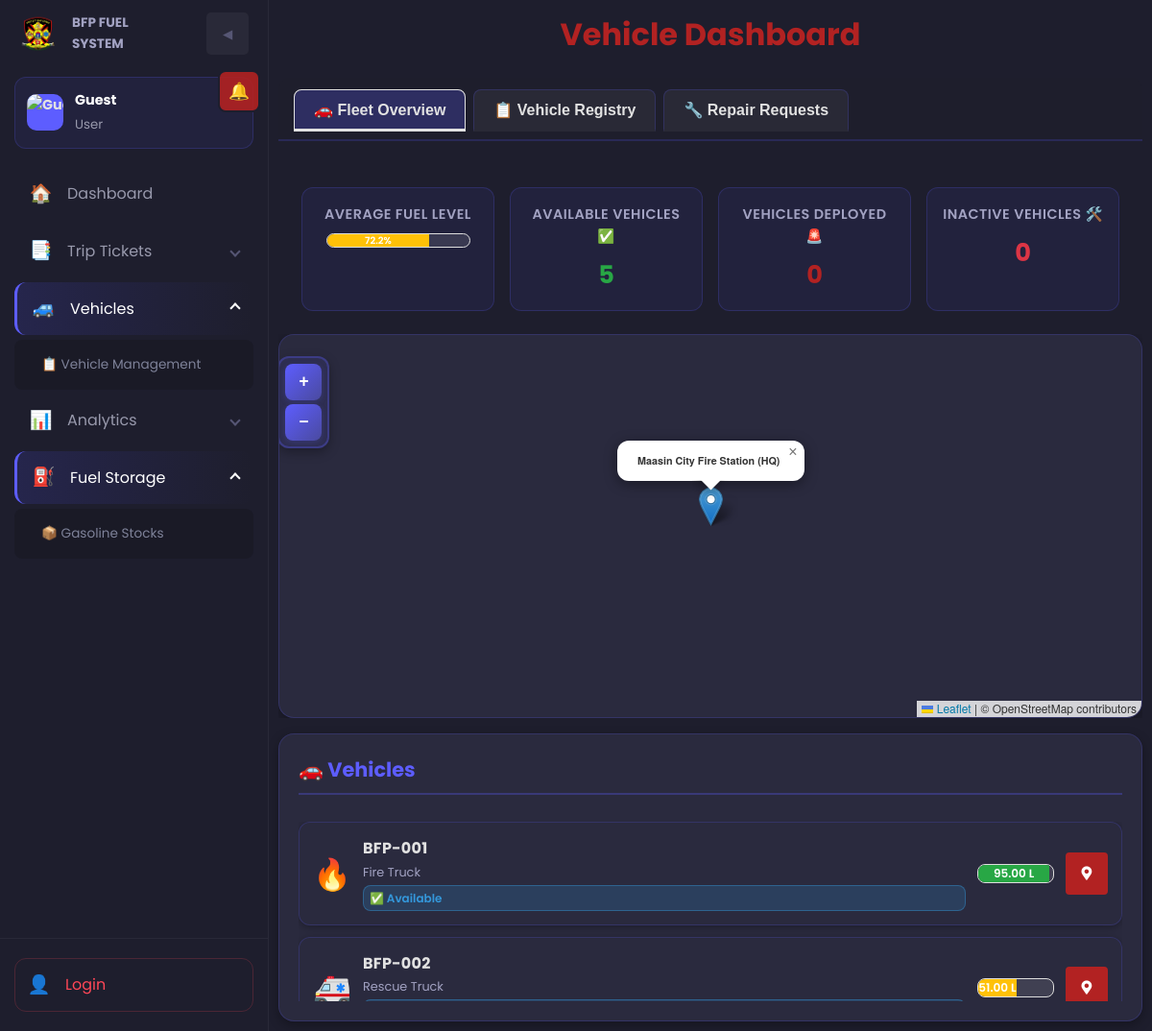
Screenshot of /vehicle.php with the database file from the repository.
### tables this page shows
CREATE TABLE `vehicles` (
  `id` int(11) NOT NULL,
  `vehicle_no` varchar(50) NOT NULL,
  `vehicle_type` varchar(100) NOT NULL,
  `make` varchar(100) DEFAULT NULL,
  `model` varchar(100) DEFAULT NULL,
  `year` int(4) DEFAULT NULL,
  `color` varchar(50) DEFAULT NULL,
  `engine_no` varchar(100) DEFAULT NULL,
  `chassis_no` varchar(100) DEFAULT NULL,
  `fuel_type` enum('gasoline','diesel','hybrid','lpg') DEFAULT 'gasoline',
  `fuel_capacity` decimal(10,2) DEFAULT 0.00,
  `current_fuel` decimal(10,2) DEFAULT 0.00,
  `gps_enabled` tinyint(1) DEFAULT 0,
  `gps_device_id` varchar(100) DEFAULT NULL,
  `sensor_enabled` tinyint(1) DEFAULT 0,
  `sensor_device_id` varchar(100) DEFAULT NULL,
  `vehicle_photo` varchar(255) DEFAULT NULL,
  `description` text DEFAULT NULL COMMENT 'Vehicle description and details',
  `status` enum('available','deployed','inactive','in_repair') DEFAULT 'available',
  `created_at` timestamp NOT NULL DEFAULT current_timestamp()
);

### vehicle.php (the view, shortened to what this page needs)
<?php
include("db_connect.php");
$active_trips = [];
$sql = "SELECT v.id, v.vehicle_no, v.vehicle_type, v.status,
                 v.current_fuel AS fuel_level, v.description
        FROM vehicles v
        ORDER BY v.id ASC";
$result = $pdo->query($sql);
$vehicles = [];
$totalFuel = 0;
$countWithFuel = 0;
$inUseCount = 0;
$availableCount = 0;
$inactiveCount = 0;
$inRepairCount = 0;
while ($row = $result->fetch()) {
    $vehicle_no = strtoupper($row['vehicle_no']);
    $fuel_level = $row['fuel_level'] ?? 0;
    $is_deployed = isset($active_trips[$vehicle_no]);
    $row['current_use'] = $is_deployed ?
        $active_trips[$vehicle_no]['use'] : 'N/A';
    $final_status = strtolower($row['status']);
    if ($final_status === 'in_repair') {
        $final_status = 'in_repair';
    } elseif ($is_deployed) {
        $final_status = 'deployed';
    } elseif ($fuel_level <= INACTIVE_FUEL_LEVEL) {
        $final_status = 'inactive';
    } else {
        $final_status = 'available';
    }
    $row['status'] = $final_status;
    if ($final_status === 'in_repair') {
        $inRepairCount++;
    } elseif ($final_status === 'deployed') {
        $inUseCount++;
    } elseif ($final_status === 'available') {
        $availableCount++;
    } else {
        $inactiveCount++;
    }
    $vehicles[] = $row;
    if ($row['fuel_level'] !== null) {
        $totalFuel += $row['fuel_level'];
        $countWithFuel++;
    }
}
function getVehicleIcon($type) {
    $icons = [
        'Fire Truck' => '🔥',
        'Rescue Truck' => '🚑',
        'Ambulance' => '🚨',
        'Patrol Vehicle' => '🚓',
        'Water Tanker' => '💧',
    ];
    return $icons[$type] ?? '🚗';
}
function getFuelColor($fuel) {
    if ($fuel >= 75) return '#28a745';
    if ($fuel >= 50) return '#ffc107';
    return '#dc3545';
}
$avgFuel = $countWithFuel > 0 ? round($totalFuel / $countWithFuel, 1) : null;
$avgFuelColor = getFuelColor($avgFuel);
?>
<!DOCTYPE html>
<html lang="en">
<head>
    <link rel="stylesheet" href="https://cdnjs.cloudflare.com/ajax/libs/font-awesome/5.15.4/css/all.min.css">
    <link rel="stylesheet" href="https://unpkg.com/leaflet/dist/leaflet.css" />
</head>
<body>
<div class="wrapper">
    <?php include("Components/Sidebar.php");?>
    <main>
        <div style="text-align: center; margin-bottom: 20px;">
            <p style="margin: 0; font-size: 2rem; font-weight: 700; color: #B22222;">Vehicle Dashboard</p>
        </div>
        <div class="page-tabs">
            <button class="page-tab active" onclick="switchPage(1)">🚗 Fleet Overview</button>
            <button class="page-tab" onclick="switchPage(2)">📋 Vehicle Registry</button>
            <button class="page-tab" onclick="switchPage(3)">🔧 Repair Requests</button>
        </div>
        <div id="page-1" class="page-content active">
        <div class="summary">
            <div class="summary-item">
                <h3>Average Fuel Level</h3>
                <div class="fuel-bar-container" style="width:150px; margin:auto; height:15px;">
                    <div class="fuel-bar" style="width:<?php echo $avgFuel ? min($avgFuel,100) : 0; ?>%; background:<?php echo $avgFuelColor; ?>; line-height:15px; font-size:10px;">
                        <?php echo $avgFuel !== null ? $avgFuel.'%' : 'N/A'; ?>
                    </div>
                </div>
            </div>
            <div class="summary-item">
                <h3>Available Vehicles ✅</h3>
                <p style="color:#28a745;"><?php echo $availableCount; ?></p>
            </div>
            <div class="summary-item">
                <h3>Vehicles Deployed 🚨</h3>
                <p style="color:#B22222;"><?php echo $inUseCount; ?></p>
            </div>
            <div class="summary-item">
                <h3>Inactive Vehicles 🛠️</h3>
                <p style="color:#dc3545;"><?php echo $inactiveCount; ?></p>
            </div>
        </div>
        <div class="main-layout">
            <div class="map-container">
                <div id="map"></div>
            </div>
            <div class="vehicle-panel">
                <h2 class="vehicle-panel-title">🚗 Vehicles</h2>
                <div class="dashboard">
            <?php foreach($vehicles as $v):
                $fuel = $v['fuel_level'];
                $fuel_text = $fuel !== null ? $fuel.' L' : 'N/A';
                $fuel_color = getFuelColor($fuel);
                $is_in_use = $v['current_use'] !== 'N/A';
            ?>
            <div class="vehicle-card"
                    data-no="<?php echo htmlspecialchars($v['vehicle_no']); ?>"
                    data-type="<?php echo htmlspecialchars($v['vehicle_type']); ?>"
                    data-status="<?php echo htmlspecialchars($v['status']); ?>"
                    data-fuel="<?php echo htmlspecialchars($fuel_text); ?>"
                    data-fuelval="<?php echo htmlspecialchars($fuel ?? 0); ?>"
                    data-use="<?php echo htmlspecialchars($v['current_use']); ?>"
                    data-destination="<?php echo htmlspecialchars($v['status'] === 'deployed' && isset($v['current_use']) ? substr($v['current_use'], strpos($v['current_use'], 'to ') + 3) : ''); ?>"
                    data-is-deployed="<?php echo $is_in_use ? 'true' : 'false'; ?>"
                    data-description="<?php echo htmlspecialchars($v['description'] ?? ''); ?>">
                <div class="vehicle-icon"><?php echo getVehicleIcon($v['vehicle_type']); ?></div>
                <div class="vehicle-card-info">
                    <div class="vehicle-no"><?php echo htmlspecialchars($v['vehicle_no']); ?></div>
                    <div class="vehicle-type"><?php echo htmlspecialchars($v['vehicle_type']); ?></div>
                    <div class="vehicle-status <?php echo htmlspecialchars($v['status']); ?>">
                        <?php if ($v['status'] === 'deployed'): ?>
                            🚨 Deployed
                        <?php elseif ($v['status'] === 'in_repair'): ?>
                            🔧 In Repair
                        <?php elseif ($v['status'] === 'available'): ?>
                            ✅ Available
                        <?php else: ?>
                            🔴 Inactive
                        <?php endif; ?>
                    </div>
                </div>
                <div class="fuel-bar-container">
                    <div class="fuel-bar" style="width:<?php echo $fuel ? min($fuel,100) : 0; ?>%; background:<?php echo $fuel_color; ?>;">
                        <?php echo $fuel_text; ?>
                    </div>
                </div>
                <button class="location-btn" data-vehicle-no="<?php echo htmlspecialchars($v['vehicle_no']); ?>" style="
                    background-color: #B22222;
                    color: white;
                    border: none;
                    padding: 8px 12px;
                    border-radius: 4px;
                    cursor: pointer;
                    font-weight: 600;
                    font-size: 0.9rem;
                    transition: background-color 0.2s;
                    white-space: nowrap;
                    height: fit-content;
                " onmouseover="this.style.backgroundColor='#8b1a1a';" onmouseout="this.style.backgroundColor='#B22222';">
                    <i class="fas fa-map-marker-alt"></i>
                </button>
            </div>
            <?php endforeach; ?>
                </div>
            </div>
        </div>
        </div>
    </main>
</div>
</body>
</html>

### Components/Sidebar.php (style rules this page uses)
:root { --bfp-red: #B22222; --sidebar-bg: #1e1e2d; --active-gradient: linear-gradient(90deg, rgba(80, 80, 255, 0.15) 0%, rgba(80, 80, 255, 0) 100%); --sidebar-width: 280px; --sidebar-collapsed-width: 80px; --transition-speed: 0.4s; }

### rows the page displays
vehicles: vehicle_type "🔥", vehicle_no "BFP-001", vehicle_type "Fire Truck", status "✅ Available", current_fuel "95.00 L"
vehicles: vehicle_type "🚑", vehicle_no "BFP-002", vehicle_type "Rescue Truck", current_fuel "51.00 L"

### other values shown
$userName "Guest"
$userRole "User"
$avgFuel "72.2"
$availableCount "5"
$inUseCount "0"
$inactiveCount "0"
